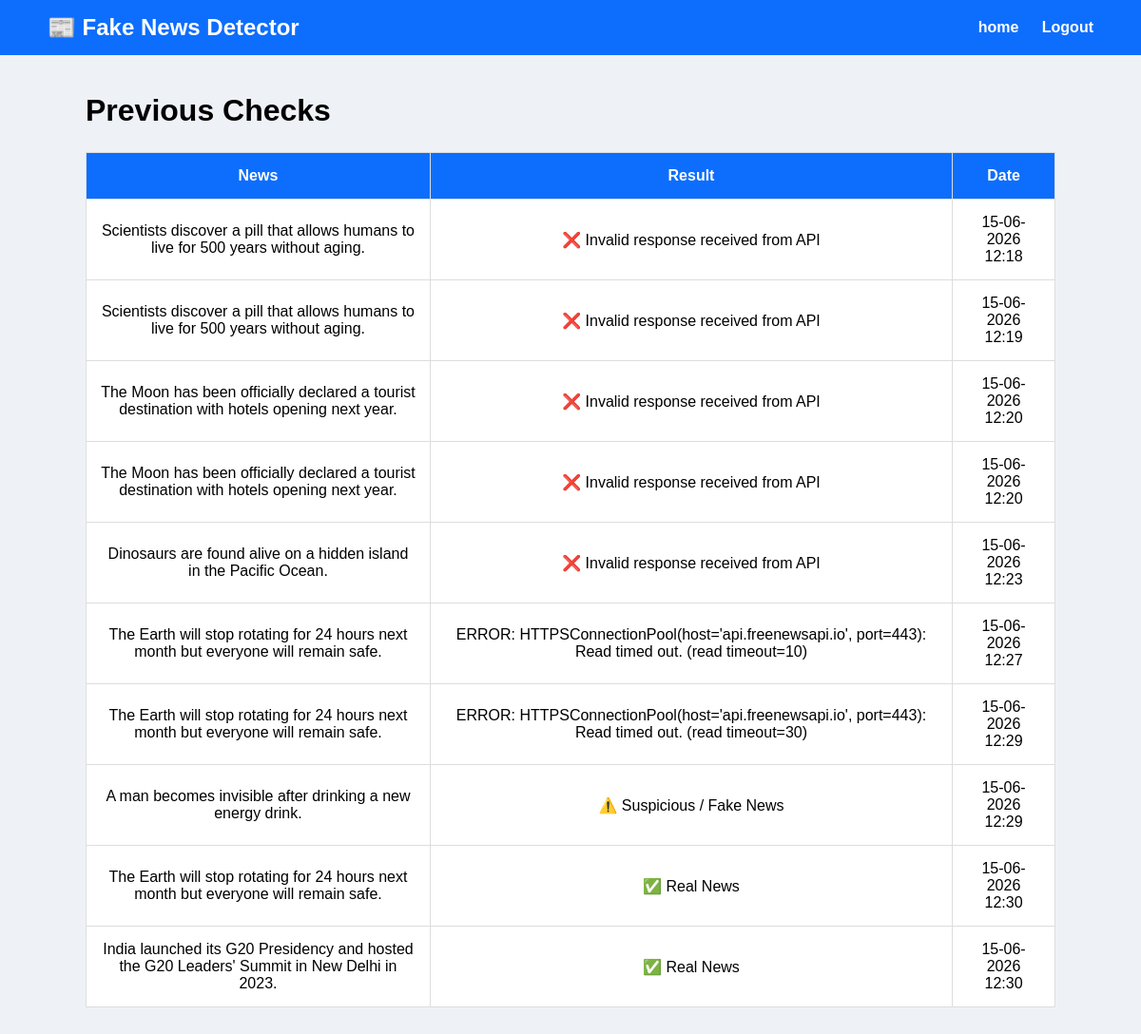
Screenshot of /history (signed in) with the database file from the repository.
### tables this page shows
CREATE TABLE history(
        id INTEGER PRIMARY KEY AUTOINCREMENT,
        username TEXT,
        news TEXT,
        result TEXT,
        confidence INTEGER,
        date TEXT
    );

### app.py (the view)
@app.route("/history")
def history():
    if "user" not in session:
        return redirect("/login")
    conn = sqlite3.connect("database.db")
    cur = conn.cursor()
    cur.execute(
        "SELECT news,result,date FROM history WHERE username=?",
        (session["user"],)
    )
    records = cur.fetchall()
    conn.close()
    return render_template(
        "history.html",
        records=records
    )

### templates/history.html (shortened to what this page needs)
<!DOCTYPE html>
<html>
<head>
<link rel="stylesheet"
href="{{ url_for('static',
filename='style.css') }}">
</head>
<body>
<nav>
<h2>
📰 Fake News Detector
</h2>
<div>
<a href="/dashboard">
home
</a>
<a href="/logout">
Logout
</a>
</div>
</nav>
<div class="container">
<h1>
Previous Checks
</h1>
<table>
<tr>
<th>
News
</th>
<th>
Result
</th>
<th>
Date
</th>
</tr>
{% for item in records %}
<tr>
<td>
{{ item[0] }}
</td>
<td>
{{ item[1] }}
</td>
<td>
{{ item[2] }}
</td>
</tr>
{% endfor %}
</table>
</div>
</body>
</html>

### static/style.css (style rules this page uses)
* { margin:0; padding:0; box-sizing:border-box; font-family:Arial, sans-serif; }
body { background:#eef2f7; }
nav { background:#0d6efd; color:white; padding:15px 50px; display:flex; justify-content:space-between; align-items:center; }
nav a { color:white; text-decoration:none; margin-left:20px; font-weight:bold; }
.container { width:85%; margin:40px auto; }
table { width:100%; background:white; border-collapse:collapse; margin-top:25px; }
th { background:#0d6efd; color:white; }
th, td { padding:15px; border:1px solid #ddd; text-align:center; }

### rows the page displays
history: news "Scientists discover a pill that allows humans to live for 500 years without aging.", result "❌ Invalid response received from API", date "15-06-2026 12:18"
history: news "Scientists discover a pill that allows humans to live for 500 years without aging.", result "❌ Invalid response received from API", date "15-06-2026 12:19"
history: news "The Moon has been officially declared a tourist destination with hotels opening next year.", result "❌ Invalid response received from API", date "15-06-2026 12:20"
history: news "The Moon has been officially declared a tourist destination with hotels opening next year.", result "❌ Invalid response received from API", date "15-06-2026 12:20"
history: news "Dinosaurs are found alive on a hidden island in the Pacific Ocean.", result "❌ Invalid response received from API", date "15-06-2026 12:23"
history: news "The Earth will stop rotating for 24 hours next month but everyone will remain safe.", result "ERROR: HTTPSConnectionPool(host='api.freenewsapi.io', port=443): Read timed out. (read timeout=10)", date "15-06-2026 12:27"
history: news "The Earth will stop rotating for 24 hours next month but everyone will remain safe.", result "ERROR: HTTPSConnectionPool(host='api.freenewsapi.io', port=443): Read timed out. (read timeout=30)", date "15-06-2026 12:29"
history: news "A man becomes invisible after drinking a new energy drink.", result "⚠️ Suspicious / Fake News", date "15-06-2026 12:29"
history: news "The Earth will stop rotating for 24 hours next month but everyone will remain safe.", result "✅ Real News", date "15-06-2026 12:30"
history: news "India launched its G20 Presidency and hosted the G20 Leaders' Summit in New Delhi in 2023.", result "✅ Real News", date "15-06-2026 12:30"
